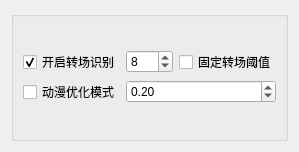
                <widget class="QWidget" name="ScdetSettings">
                 <property name="geometry">
                  <rect>
                   <x>0</x>
                   <y>0</y>
                   <width>286</width>
                   <height>152</height>
                  </rect>
                 </property>
                 <attribute name="label">
                  <string>转场识别</string>
                 </attribute>
                 <layout class="QGridLayout" name="gridLayout_22">
                  <item row="0" column="0">
                   <widget class="QGroupBox" name="groupBox_3">
                    <property name="title">
                     <string/>
                    </property>
                    <layout class="QGridLayout" name="gridLayout_20">
                     <item row="0" column="0">
                      <layout class="QGridLayout" name="gridLayout_3">
                       <item row="0" column="0">
                        <widget class="QCheckBox" name="ScedetChecker">
                         <property name="toolTip">
                          <string>&lt;html&gt;&lt;head/&gt;&lt;body&gt;&lt;p&gt;若不使用固定转场识别：&lt;/p&gt;&lt;p&gt;2D推荐值&lt;span style=&quot; font-weight:600;&quot;&gt;13&lt;/span&gt;&lt;/p&gt;&lt;p&gt;3D推荐值&lt;span style=&quot; font-weight:600;&quot;&gt;8&lt;/span&gt;&lt;/p&gt;&lt;p&gt;若使用固定转场识别(absdiff)：&lt;/p&gt;&lt;p&gt;大量静止画面（如非fps游戏录屏）&lt;span style=&quot; font-weight:600;&quot;&gt;推荐值10&lt;/span&gt;&lt;/p&gt;&lt;p&gt;大量运动画面&lt;span style=&quot; font-weight:600;&quot;&gt;推荐值10~30&lt;/span&gt;&lt;/p&gt;&lt;p&gt;&lt;span style=&quot; font-weight:600;&quot;&gt;2D动画推荐值10&lt;/span&gt;&lt;/p&gt;&lt;p&gt;其他场景&lt;span style=&quot; font-weight:600;&quot;&gt;推荐值10~30&lt;/span&gt;&lt;/p&gt;&lt;p&gt;&lt;span style=&quot; font-weight:600;&quot;&gt;推荐使用自动设置（不勾选固定转场识别）&lt;/span&gt;&lt;/p&gt;&lt;/body&gt;&lt;/html&gt;</string>
                         </property>
                         <property name="text">
                          <string>开启转场识别</string>
                         </property>
                         <property name="checked">
                          <bool>true</bool>
                         </property>
                        </widget>
                       </item>
                       <item row="0" column="1">
                        <layout class="QHBoxLayout" name="horizontalLayout_16">
                         <item>
                          <widget class="MySpinBox" name="ScdetSelector">
                           <property name="enabled">
                            <bool>true</bool>
                           </property>
                           <property name="sizePolicy">
                            <sizepolicy hsizetype="Minimum" vsizetype="Fixed">
                             <horstretch>0</horstretch>
                             <verstretch>0</verstretch>
                            </sizepolicy>
                           </property>
                           <property name="toolTip">
                            <string>&lt;html&gt;&lt;head/&gt;&lt;body&gt;&lt;p&gt;若不使用固定转场识别：&lt;/p&gt;&lt;p&gt;2D推荐值&lt;span style=&quot; font-weight:600;&quot;&gt;13&lt;/span&gt;&lt;/p&gt;&lt;p&gt;3D推荐值&lt;span style=&quot; font-weight:600;&quot;&gt;8&lt;/span&gt;&lt;/p&gt;&lt;p&gt;若使用固定转场识别(absdiff)：&lt;/p&gt;&lt;p&gt;大量静止画面（如非fps游戏录屏）&lt;span style=&quot; font-weight:600;&quot;&gt;推荐值10&lt;/span&gt;&lt;/p&gt;&lt;p&gt;大量运动画面&lt;span style=&quot; font-weight:600;&quot;&gt;推荐值10~30&lt;/span&gt;&lt;/p&gt;&lt;p&gt;&lt;span style=&quot; font-weight:600;&quot;&gt;2D动画推荐值10&lt;/span&gt;&lt;/p&gt;&lt;p&gt;其他场景&lt;span style=&quot; font-weight:600;&quot;&gt;推荐值10~30&lt;/span&gt;&lt;/p&gt;&lt;p&gt;&lt;span style=&quot; font-weight:600;&quot;&gt;推荐使用自动设置（不勾选固定转场识别）&lt;/span&gt;&lt;/p&gt;&lt;/body&gt;&lt;/html&gt;</string>
                           </property>
                           <property name="minimum">
                            <number>1</number>
                           </property>
                           <property name="maximum">
                            <number>999</number>
                           </property>
                           <property name="value">
                            <number>8</number>
                           </property>
                          </widget>
                         </item>
                         <item>
                          <widget class="QCheckBox" name="UseFixedScdet">
                           <property name="toolTip">
                            <string>&lt;html&gt;&lt;head/&gt;&lt;body&gt;&lt;p&gt;若使用固定转场识别(absdiff)&lt;/p&gt;&lt;p&gt;大量静止画面（如非fps游戏录屏）&lt;span style=&quot; font-weight:600;&quot;&gt;推荐值10&lt;/span&gt;&lt;/p&gt;&lt;p&gt;大量运动画面&lt;span style=&quot; font-weight:600;&quot;&gt;推荐值10~30&lt;/span&gt;&lt;/p&gt;&lt;p&gt;&lt;span style=&quot; font-weight:600;&quot;&gt;2D动画推荐值10&lt;/span&gt;&lt;/p&gt;&lt;p&gt;其他场景&lt;span style=&quot; font-weight:600;&quot;&gt;推荐值10~30&lt;/span&gt;&lt;/p&gt;&lt;p&gt;若不使用固定转场识别则不用管，全自动的&lt;/p&gt;&lt;/body&gt;&lt;/html&gt;</string>
                           </property>
                           <property name="text">
                            <string>固定转场阈值</string>
                           </property>
                          </widget>
                         </item>
                        </layout>
                       </item>
                       <item row="1" column="0">
                        <widget class="QCheckBox" name="DupRmChecker">
                         <property name="toolTip">
                          <string>&lt;html&gt;&lt;head/&gt;&lt;body&gt;&lt;p&gt;值越低，去除的重复帧越少。&lt;/p&gt;&lt;p&gt;&lt;span style=&quot; font-weight:600;&quot;&gt;推荐值0.3~5.0&lt;/span&gt;&lt;/p&gt;&lt;p&gt;真人/3D实拍&lt;span style=&quot; font-weight:600;&quot;&gt;：建议值0.5&lt;/span&gt;&lt;/p&gt;&lt;p&gt;2D动画：&lt;span style=&quot; font-weight:600;&quot;&gt;建议值1.0~4.0&lt;/span&gt;&lt;/p&gt;&lt;/body&gt;&lt;/html&gt;</string>
                         </property>
                         <property name="text">
                          <string>动漫优化模式</string>
                         </property>
                        </widget>
                       </item>
                       <item row="1" column="1">
                        <widget class="MyDoubleSpinBox" name="DupFramesTSelector">
                         <property name="toolTip">
                          <string>&lt;html&gt;&lt;head/&gt;&lt;body&gt;&lt;p&gt;值越低，去除的重复帧越少。&lt;/p&gt;&lt;p&gt;&lt;span style=&quot; font-weight:600;&quot;&gt;推荐值0.3~5.0&lt;/span&gt;&lt;/p&gt;&lt;/body&gt;&lt;/html&gt;</string>
                         </property>
                         <property name="minimum">
                          <double>0.010000000000000</double>
                         </property>
                         <property name="maximum">
                          <double>99.000000000000000</double>
                         </property>
                         <property name="value">
                          <double>0.200000000000000</double>
                         </property>
                        </widget>
                       </item>
                      </layout>
                     </item>
                    </layout>
                   </widget>
                  </item>
                 </layout>
                </widget>
